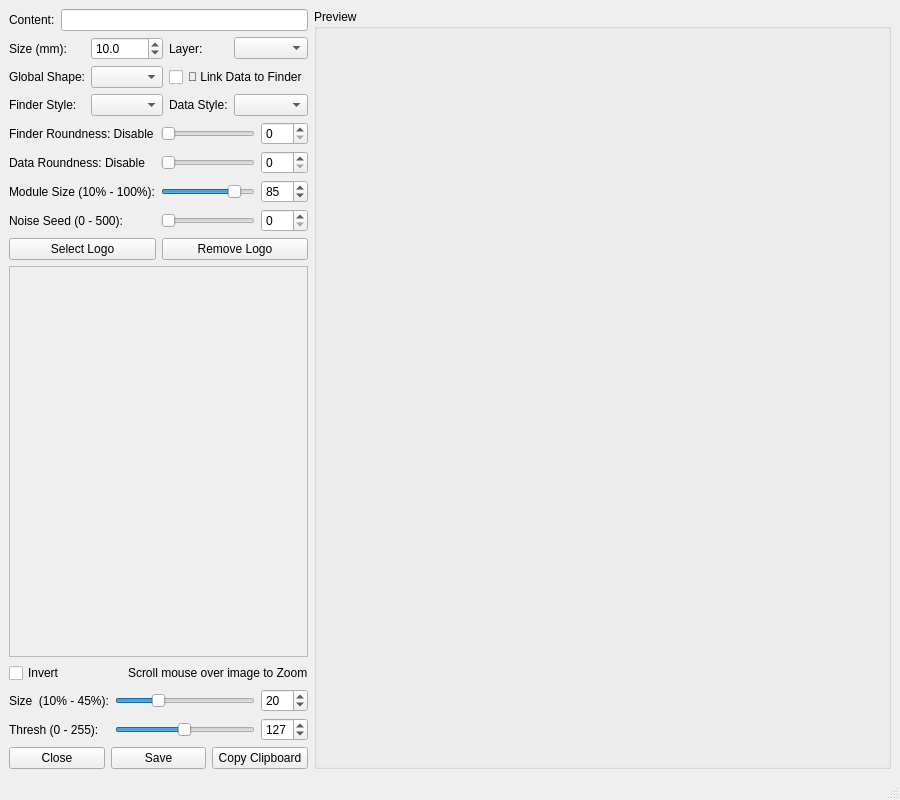
<?xml version="1.0" encoding="UTF-8"?>
<ui version="4.0">
 <class>MainWindow</class>
 <widget class="QMainWindow" name="MainWindow">
  <property name="geometry">
   <rect>
    <x>0</x>
    <y>0</y>
    <width>900</width>
    <height>800</height>
   </rect>
  </property>
  <property name="windowTitle">
   <string>MainWindow</string>
  </property>
  <widget class="QWidget" name="centralwidget">
   <layout class="QGridLayout" name="gridLayout_3">
    <item row="0" column="0">
     <layout class="QHBoxLayout" name="horizontalLayout_3" stretch="1,3">
      <property name="sizeConstraint">
       <enum>QLayout::SizeConstraint::SetMinimumSize</enum>
      </property>
      <item>
       <layout class="QVBoxLayout" name="verticalLayout" stretch="0,0,0,0,1,0,0,0">
        <item>
         <layout class="QHBoxLayout" name="horizontalLayout_4" stretch="0,1">
          <property name="sizeConstraint">
           <enum>QLayout::SizeConstraint::SetDefaultConstraint</enum>
          </property>
          <item>
           <widget class="QLabel" name="labelContent">
            <property name="text">
             <string>Content:</string>
            </property>
           </widget>
          </item>
          <item>
           <widget class="QLineEdit" name="lineEdit"/>
          </item>
         </layout>
        </item>
        <item>
         <layout class="QGridLayout" name="gridLayout_2" columnstretch="0,1,0,1">
          <item row="0" column="1">
           <widget class="QDoubleSpinBox" name="spinSizeQr">
            <property name="decimals">
             <number>1</number>
            </property>
            <property name="singleStep">
             <double>0.100000000000000</double>
            </property>
            <property name="value">
             <double>10.000000000000000</double>
            </property>
           </widget>
          </item>
          <item row="1" column="1">
           <widget class="QComboBox" name="comboGlobalShape"/>
          </item>
          <item row="0" column="3">
           <widget class="QComboBox" name="comboLayer"/>
          </item>
          <item row="1" column="0">
           <widget class="QLabel" name="labelGlobalShape">
            <property name="text">
             <string>Global Shape:</string>
            </property>
           </widget>
          </item>
          <item row="2" column="2">
           <widget class="QLabel" name="labelDataStyle">
            <property name="text">
             <string>Data Style:</string>
            </property>
           </widget>
          </item>
          <item row="2" column="3">
           <widget class="QComboBox" name="comboDataStyle"/>
          </item>
          <item row="2" column="0">
           <widget class="QLabel" name="labelFinderStyle">
            <property name="text">
             <string>Finder Style:</string>
            </property>
           </widget>
          </item>
          <item row="2" column="1">
           <widget class="QComboBox" name="comboFinderStyle"/>
          </item>
          <item row="0" column="0">
           <widget class="QLabel" name="labelSizeQr">
            <property name="text">
             <string>Size (mm):</string>
            </property>
           </widget>
          </item>
          <item row="0" column="2">
           <widget class="QLabel" name="labelLayer">
            <property name="text">
             <string>Layer:</string>
            </property>
           </widget>
          </item>
          <item row="1" column="2" colspan="2">
           <widget class="QCheckBox" name="checkLinkData">
            <property name="text">
             <string>🔗 Link Data to Finder</string>
            </property>
           </widget>
          </item>
         </layout>
        </item>
        <item>
         <layout class="QGridLayout" name="gridLayout" columnstretch="0,3,1">
          <item row="1" column="0">
           <widget class="QLabel" name="labelDataRound">
            <property name="text">
             <string>Data Roundness: Disable</string>
            </property>
           </widget>
          </item>
          <item row="0" column="0">
           <widget class="QLabel" name="labelFinderRound">
            <property name="text">
             <string>Finder Roundness: Disable</string>
            </property>
           </widget>
          </item>
          <item row="2" column="0">
           <widget class="QLabel" name="labelModuleSize">
            <property name="text">
             <string>Module Size (10% - 100%):</string>
            </property>
           </widget>
          </item>
          <item row="0" column="1">
           <widget class="QSlider" name="sliderFinderRound">
            <property name="maximum">
             <number>100</number>
            </property>
            <property name="orientation">
             <enum>Qt::Orientation::Horizontal</enum>
            </property>
           </widget>
          </item>
          <item row="0" column="2">
           <widget class="QDoubleSpinBox" name="spinFinderRound">
            <property name="decimals">
             <number>0</number>
            </property>
            <property name="singleStep">
             <double>1.000000000000000</double>
            </property>
           </widget>
          </item>
          <item row="3" column="0">
           <widget class="QLabel" name="labelNoiseSeed">
            <property name="text">
             <string>Noise Seed (0 - 500):</string>
            </property>
           </widget>
          </item>
          <item row="1" column="1">
           <widget class="QSlider" name="sliderDataRound">
            <property name="maximum">
             <number>100</number>
            </property>
            <property name="orientation">
             <enum>Qt::Orientation::Horizontal</enum>
            </property>
           </widget>
          </item>
          <item row="2" column="1">
           <widget class="QSlider" name="sliderModuleSize">
            <property name="minimum">
             <number>10</number>
            </property>
            <property name="maximum">
             <number>100</number>
            </property>
            <property name="value">
             <number>85</number>
            </property>
            <property name="orientation">
             <enum>Qt::Orientation::Horizontal</enum>
            </property>
           </widget>
          </item>
          <item row="3" column="1">
           <widget class="QSlider" name="sliderNoiseSeed">
            <property name="maximum">
             <number>500</number>
            </property>
            <property name="orientation">
             <enum>Qt::Orientation::Horizontal</enum>
            </property>
           </widget>
          </item>
          <item row="1" column="2">
           <widget class="QDoubleSpinBox" name="spinDataRound">
            <property name="decimals">
             <number>0</number>
            </property>
            <property name="singleStep">
             <double>1.000000000000000</double>
            </property>
           </widget>
          </item>
          <item row="2" column="2">
           <widget class="QDoubleSpinBox" name="spinModuleSize">
            <property name="decimals">
             <number>0</number>
            </property>
            <property name="minimum">
             <double>10.000000000000000</double>
            </property>
            <property name="singleStep">
             <double>1.000000000000000</double>
            </property>
            <property name="value">
             <double>85.000000000000000</double>
            </property>
           </widget>
          </item>
          <item row="3" column="2">
           <widget class="QDoubleSpinBox" name="spinNoiseSeed">
            <property name="decimals">
             <number>0</number>
            </property>
            <property name="maximum">
             <double>500.000000000000000</double>
            </property>
            <property name="singleStep">
             <double>1.000000000000000</double>
            </property>
           </widget>
          </item>
         </layout>
        </item>
        <item>
         <layout class="QHBoxLayout" name="horizontalLayout">
          <item>
           <widget class="QPushButton" name="buttonSelectLogo">
            <property name="text">
             <string>Select Logo</string>
            </property>
           </widget>
          </item>
          <item>
           <widget class="QPushButton" name="buttonRemoveLogo">
            <property name="text">
             <string>Remove Logo</string>
            </property>
           </widget>
          </item>
         </layout>
        </item>
        <item>
         <widget class="QScrollArea" name="scrollLogo">
          <property name="widgetResizable">
           <bool>true</bool>
          </property>
          <widget class="QWidget" name="scrollAreaWidgetContents">
           <property name="geometry">
            <rect>
             <x>0</x>
             <y>0</y>
             <width>360</width>
             <height>296</height>
            </rect>
           </property>
          </widget>
         </widget>
        </item>
        <item>
         <layout class="QHBoxLayout" name="horizontalLayout_2">
          <item>
           <widget class="QCheckBox" name="checkInvertLogo">
            <property name="text">
             <string>Invert</string>
            </property>
           </widget>
          </item>
          <item>
           <spacer name="horizontalSpacer">
            <property name="orientation">
             <enum>Qt::Orientation::Horizontal</enum>
            </property>
            <property name="sizeHint" stdset="0">
             <size>
              <width>40</width>
              <height>20</height>
             </size>
            </property>
           </spacer>
          </item>
          <item>
           <widget class="QLabel" name="labelScrollZoom">
            <property name="text">
             <string>Scroll mouse over image to Zoom</string>
            </property>
           </widget>
          </item>
         </layout>
        </item>
        <item>
         <layout class="QGridLayout" name="gridLayout_4" columnstretch="0,0,0">
          <item row="0" column="0">
           <widget class="QLabel" name="labelSizeLogo">
            <property name="text">
             <string>Size  (10% - 45%):</string>
            </property>
           </widget>
          </item>
          <item row="1" column="1">
           <widget class="QSlider" name="sliderThreshLogo">
            <property name="maximum">
             <number>255</number>
            </property>
            <property name="value">
             <number>127</number>
            </property>
            <property name="orientation">
             <enum>Qt::Orientation::Horizontal</enum>
            </property>
           </widget>
          </item>
          <item row="1" column="2">
           <widget class="QDoubleSpinBox" name="spinThreshLogo">
            <property name="decimals">
             <number>0</number>
            </property>
            <property name="maximum">
             <double>255.000000000000000</double>
            </property>
            <property name="value">
             <double>127.000000000000000</double>
            </property>
           </widget>
          </item>
          <item row="0" column="2">
           <widget class="QDoubleSpinBox" name="spinSizeLogo">
            <property name="decimals">
             <number>0</number>
            </property>
            <property name="minimum">
             <double>10.000000000000000</double>
            </property>
            <property name="maximum">
             <double>45.000000000000000</double>
            </property>
            <property name="value">
             <double>20.000000000000000</double>
            </property>
           </widget>
          </item>
          <item row="0" column="1">
           <widget class="QSlider" name="sliderSizeLogo">
            <property name="minimum">
             <number>10</number>
            </property>
            <property name="maximum">
             <number>45</number>
            </property>
            <property name="value">
             <number>20</number>
            </property>
            <property name="orientation">
             <enum>Qt::Orientation::Horizontal</enum>
            </property>
           </widget>
          </item>
          <item row="1" column="0">
           <widget class="QLabel" name="labelThreshLogo">
            <property name="text">
             <string>Thresh (0 - 255):</string>
            </property>
           </widget>
          </item>
         </layout>
        </item>
        <item>
         <layout class="QHBoxLayout" name="horizontalLayout_9">
          <item>
           <widget class="QPushButton" name="buttonClose">
            <property name="text">
             <string>Close</string>
            </property>
           </widget>
          </item>
          <item>
           <widget class="QPushButton" name="buttonSave">
            <property name="text">
             <string>Save</string>
            </property>
           </widget>
          </item>
          <item>
           <widget class="QPushButton" name="buttonCopy">
            <property name="text">
             <string>Copy Clipboard</string>
            </property>
           </widget>
          </item>
         </layout>
        </item>
       </layout>
      </item>
      <item>
       <widget class="QGroupBox" name="groupBoxPreview">
        <property name="title">
         <string>Preview</string>
        </property>
       </widget>
      </item>
     </layout>
    </item>
   </layout>
  </widget>
  <widget class="QMenuBar" name="menubar">
   <property name="geometry">
    <rect>
     <x>0</x>
     <y>0</y>
     <width>900</width>
     <height>23</height>
    </rect>
   </property>
  </widget>
  <widget class="QStatusBar" name="statusbar"/>
 </widget>
 <resources/>
 <connections/>
</ui>
